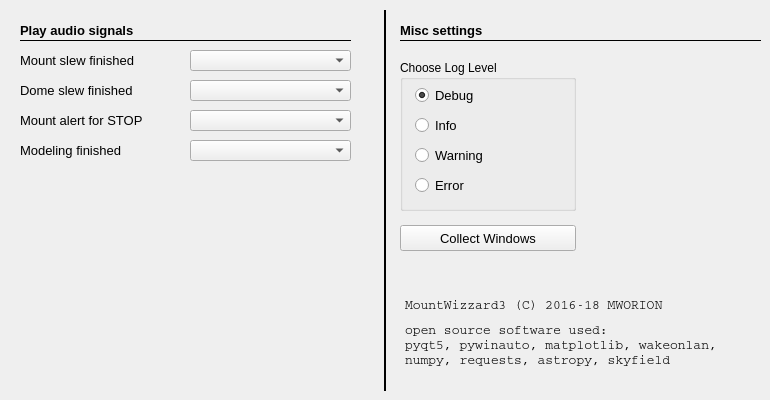
     <widget class="QWidget" name="tab_13">
      <attribute name="title">
       <string>Audio / Misc</string>
      </attribute>
      <widget class="QComboBox" name="soundMountSlewFinished">
       <property name="geometry">
        <rect>
         <x>190</x>
         <y>50</y>
         <width>161</width>
         <height>21</height>
        </rect>
       </property>
       <property name="toolTip">
        <string>&lt;html&gt;&lt;head/&gt;&lt;body&gt;&lt;p&gt;Sets the audio signal to be played when mount finished slewing&lt;/p&gt;&lt;/body&gt;&lt;/html&gt;</string>
       </property>
      </widget>
      <widget class="QLabel" name="label_210">
       <property name="geometry">
        <rect>
         <x>20</x>
         <y>20</y>
         <width>161</width>
         <height>21</height>
        </rect>
       </property>
       <property name="font">
        <font>
         <pointsize>10</pointsize>
         <weight>75</weight>
         <bold>true</bold>
        </font>
       </property>
       <property name="text">
        <string>Play audio signals</string>
       </property>
      </widget>
      <widget class="Line" name="line_24">
       <property name="geometry">
        <rect>
         <x>20</x>
         <y>40</y>
         <width>331</width>
         <height>1</height>
        </rect>
       </property>
       <property name="font">
        <font>
         <pointsize>10</pointsize>
        </font>
       </property>
       <property name="frameShadow">
        <enum>QFrame::Plain</enum>
       </property>
       <property name="orientation">
        <enum>Qt::Horizontal</enum>
       </property>
      </widget>
      <widget class="Line" name="line_84">
       <property name="geometry">
        <rect>
         <x>380</x>
         <y>10</y>
         <width>11</width>
         <height>381</height>
        </rect>
       </property>
       <property name="styleSheet">
        <string notr="true"/>
       </property>
       <property name="frameShadow">
        <enum>QFrame::Plain</enum>
       </property>
       <property name="lineWidth">
        <number>2</number>
       </property>
       <property name="orientation">
        <enum>Qt::Vertical</enum>
       </property>
      </widget>
      <widget class="QComboBox" name="soundMountAlert">
       <property name="geometry">
        <rect>
         <x>190</x>
         <y>110</y>
         <width>161</width>
         <height>21</height>
        </rect>
       </property>
       <property name="toolTip">
        <string>&lt;html&gt;&lt;head/&gt;&lt;body&gt;&lt;p&gt;Sets the audio signal to be played when mount stopped in emergency case&lt;/p&gt;&lt;/body&gt;&lt;/html&gt;</string>
       </property>
      </widget>
      <widget class="QComboBox" name="soundDomeSlewFinished">
       <property name="geometry">
        <rect>
         <x>190</x>
         <y>80</y>
         <width>161</width>
         <height>21</height>
        </rect>
       </property>
       <property name="toolTip">
        <string>&lt;html&gt;&lt;head/&gt;&lt;body&gt;&lt;p&gt;Sets the audio signal to be played when dome finished slewing&lt;/p&gt;&lt;/body&gt;&lt;/html&gt;</string>
       </property>
      </widget>
      <widget class="QLabel" name="label_212">
       <property name="geometry">
        <rect>
         <x>20</x>
         <y>50</y>
         <width>136</width>
         <height>21</height>
        </rect>
       </property>
       <property name="font">
        <font>
         <pointsize>10</pointsize>
        </font>
       </property>
       <property name="text">
        <string>Mount slew finished</string>
       </property>
      </widget>
      <widget class="QLabel" name="label_214">
       <property name="geometry">
        <rect>
         <x>20</x>
         <y>80</y>
         <width>136</width>
         <height>21</height>
        </rect>
       </property>
       <property name="font">
        <font>
         <pointsize>10</pointsize>
        </font>
       </property>
       <property name="text">
        <string>Dome slew finished</string>
       </property>
      </widget>
      <widget class="QLabel" name="label_215">
       <property name="geometry">
        <rect>
         <x>20</x>
         <y>110</y>
         <width>136</width>
         <height>21</height>
        </rect>
       </property>
       <property name="font">
        <font>
         <pointsize>10</pointsize>
        </font>
       </property>
       <property name="text">
        <string>Mount alert for STOP</string>
       </property>
      </widget>
      <widget class="QLabel" name="label_217">
       <property name="geometry">
        <rect>
         <x>20</x>
         <y>140</y>
         <width>136</width>
         <height>21</height>
        </rect>
       </property>
       <property name="font">
        <font>
         <pointsize>10</pointsize>
        </font>
       </property>
       <property name="text">
        <string>Modeling finished</string>
       </property>
      </widget>
      <widget class="QComboBox" name="soundModelingFinished">
       <property name="geometry">
        <rect>
         <x>190</x>
         <y>140</y>
         <width>161</width>
         <height>21</height>
        </rect>
       </property>
       <property name="toolTip">
        <string>&lt;html&gt;&lt;head/&gt;&lt;body&gt;&lt;p&gt;Sets the audio signal to be played when mount stopped in emergency case&lt;/p&gt;&lt;/body&gt;&lt;/html&gt;</string>
       </property>
      </widget>
      <widget class="QGroupBox" name="logginLevel">
       <property name="geometry">
        <rect>
         <x>400</x>
         <y>60</y>
         <width>176</width>
         <height>151</height>
        </rect>
       </property>
       <property name="title">
        <string>Choose Log Level</string>
       </property>
       <widget class="QRadioButton" name="loglevelDebug">
        <property name="geometry">
         <rect>
          <x>15</x>
          <y>25</y>
          <width>121</width>
          <height>21</height>
         </rect>
        </property>
        <property name="font">
         <font>
          <pointsize>10</pointsize>
         </font>
        </property>
        <property name="toolTip">
         <string>&lt;html&gt;&lt;head/&gt;&lt;body&gt;&lt;p&gt;Choose local solver&lt;/p&gt;&lt;/body&gt;&lt;/html&gt;</string>
        </property>
        <property name="text">
         <string>Debug</string>
        </property>
        <property name="checked">
         <bool>true</bool>
        </property>
       </widget>
       <widget class="QRadioButton" name="loglevelInfo">
        <property name="geometry">
         <rect>
          <x>15</x>
          <y>55</y>
          <width>76</width>
          <height>21</height>
         </rect>
        </property>
        <property name="font">
         <font>
          <pointsize>10</pointsize>
         </font>
        </property>
        <property name="toolTip">
         <string>&lt;html&gt;&lt;head/&gt;&lt;body&gt;&lt;p&gt;Choose online solver nova.astrometry.net as solver&lt;/p&gt;&lt;/body&gt;&lt;/html&gt;</string>
        </property>
        <property name="text">
         <string>Info</string>
        </property>
        <property name="checked">
         <bool>false</bool>
        </property>
       </widget>
       <widget class="QRadioButton" name="loglevelWarning">
        <property name="geometry">
         <rect>
          <x>15</x>
          <y>85</y>
          <width>106</width>
          <height>21</height>
         </rect>
        </property>
        <property name="font">
         <font>
          <pointsize>10</pointsize>
         </font>
        </property>
        <property name="toolTip">
         <string>&lt;html&gt;&lt;head/&gt;&lt;body&gt;&lt;p&gt;Choose online solver nova.astrometry.net as solver&lt;/p&gt;&lt;/body&gt;&lt;/html&gt;</string>
        </property>
        <property name="text">
         <string>Warning</string>
        </property>
        <property name="checked">
         <bool>false</bool>
        </property>
       </widget>
       <widget class="QRadioButton" name="loglevelError">
        <property name="geometry">
         <rect>
          <x>15</x>
          <y>115</y>
          <width>106</width>
          <height>21</height>
         </rect>
        </property>
        <property name="font">
         <font>
          <pointsize>10</pointsize>
         </font>
        </property>
        <property name="toolTip">
         <string>&lt;html&gt;&lt;head/&gt;&lt;body&gt;&lt;p&gt;Choose online solver nova.astrometry.net as solver&lt;/p&gt;&lt;/body&gt;&lt;/html&gt;</string>
        </property>
        <property name="text">
         <string>Error</string>
        </property>
        <property name="checked">
         <bool>false</bool>
        </property>
       </widget>
      </widget>
      <widget class="QLabel" name="label_59">
       <property name="geometry">
        <rect>
         <x>400</x>
         <y>20</y>
         <width>161</width>
         <height>21</height>
        </rect>
       </property>
       <property name="font">
        <font>
         <family>Arial</family>
         <pointsize>10</pointsize>
         <weight>75</weight>
         <bold>true</bold>
        </font>
       </property>
       <property name="text">
        <string>Misc settings</string>
       </property>
      </widget>
      <widget class="QLabel" name="le_firmwareProductName_3">
       <property name="geometry">
        <rect>
         <x>405</x>
         <y>320</y>
         <width>271</width>
         <height>21</height>
        </rect>
       </property>
       <property name="font">
        <font>
         <family>Courier</family>
         <pointsize>10</pointsize>
        </font>
       </property>
       <property name="text">
        <string>open source software used: </string>
       </property>
      </widget>
      <widget class="QLabel" name="le_firmwareProductName_4">
       <property name="geometry">
        <rect>
         <x>405</x>
         <y>335</y>
         <width>321</width>
         <height>21</height>
        </rect>
       </property>
       <property name="font">
        <font>
         <family>Courier</family>
         <pointsize>10</pointsize>
        </font>
       </property>
       <property name="text">
        <string>pyqt5, pywinauto, matplotlib, wakeonlan,</string>
       </property>
      </widget>
      <widget class="QLabel" name="le_firmwareProductName_2">
       <property name="geometry">
        <rect>
         <x>405</x>
         <y>295</y>
         <width>271</width>
         <height>21</height>
        </rect>
       </property>
       <property name="font">
        <font>
         <family>Courier</family>
         <pointsize>10</pointsize>
        </font>
       </property>
       <property name="text">
        <string>MountWizzard3 (C) 2016-18 MWORION</string>
       </property>
      </widget>
      <widget class="QPushButton" name="btn_resetWindowSizes">
       <property name="geometry">
        <rect>
         <x>400</x>
         <y>225</y>
         <width>176</width>
         <height>26</height>
        </rect>
       </property>
       <property name="font">
        <font>
         <family>Arial</family>
         <pointsize>10</pointsize>
        </font>
       </property>
       <property name="toolTip">
        <string>&lt;html&gt;&lt;head/&gt;&lt;body&gt;&lt;p&gt;Opens the image window&lt;/p&gt;&lt;/body&gt;&lt;/html&gt;</string>
       </property>
       <property name="styleSheet">
        <string notr="true"/>
       </property>
       <property name="text">
        <string>Collect Windows</string>
       </property>
      </widget>
      <widget class="QLabel" name="le_firmwareProductName_5">
       <property name="geometry">
        <rect>
         <x>405</x>
         <y>350</y>
         <width>321</width>
         <height>21</height>
        </rect>
       </property>
       <property name="font">
        <font>
         <family>Courier</family>
         <pointsize>10</pointsize>
        </font>
       </property>
       <property name="text">
        <string>numpy, requests, astropy, skyfield</string>
       </property>
      </widget>
      <widget class="Line" name="line_9">
       <property name="geometry">
        <rect>
         <x>400</x>
         <y>40</y>
         <width>361</width>
         <height>1</height>
        </rect>
       </property>
       <property name="font">
        <font>
         <pointsize>10</pointsize>
        </font>
       </property>
       <property name="frameShadow">
        <enum>QFrame::Plain</enum>
       </property>
       <property name="orientation">
        <enum>Qt::Horizontal</enum>
       </property>
      </widget>
     </widget>
